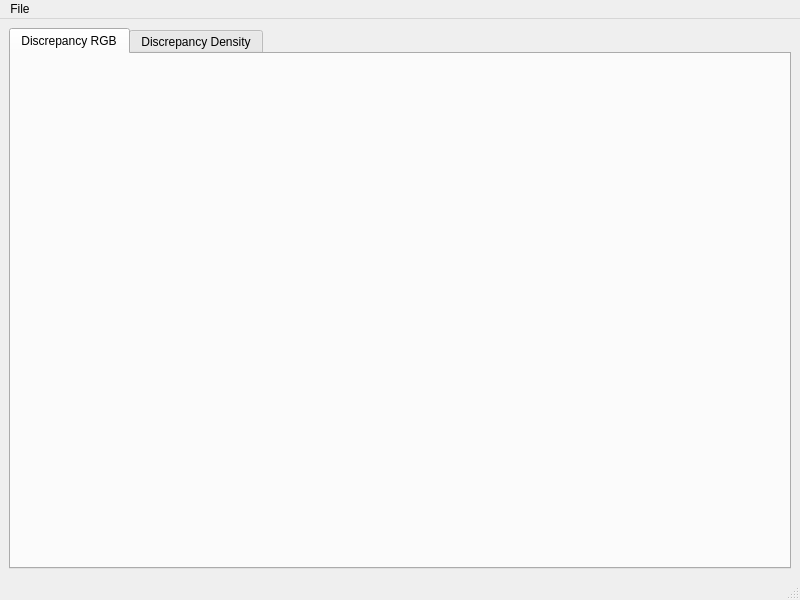
<?xml version="1.0" encoding="UTF-8"?>
<ui version="4.0">
 <class>DiscrepancyWindow</class>
 <widget class="QMainWindow" name="DiscrepancyWindow">
  <property name="geometry">
   <rect>
    <x>0</x>
    <y>0</y>
    <width>800</width>
    <height>600</height>
   </rect>
  </property>
  <property name="windowTitle">
   <string>Discrepancy Viewer</string>
  </property>
  <widget class="QWidget" name="centralwidget">
   <layout class="QGridLayout" name="gridLayout">
    <item row="0" column="0">
     <widget class="QTabWidget" name="tabs">
      <property name="currentIndex">
       <number>0</number>
      </property>
      <widget class="QWidget" name="discrepancyDensity">
       <attribute name="title">
        <string>Discrepancy RGB</string>
       </attribute>
       <layout class="QHBoxLayout" name="horizontalLayout_2"/>
      </widget>
      <widget class="QWidget" name="discrepancyRgb">
       <attribute name="title">
        <string>Discrepancy Density</string>
       </attribute>
       <layout class="QGridLayout" name="gridLayout_2"/>
      </widget>
     </widget>
    </item>
   </layout>
  </widget>
  <widget class="QMenuBar" name="menubar">
   <property name="geometry">
    <rect>
     <x>0</x>
     <y>0</y>
     <width>800</width>
     <height>25</height>
    </rect>
   </property>
   <widget class="QMenu" name="menuFile">
    <property name="title">
     <string>File</string>
    </property>
    <addaction name="actionSaveImage"/>
   </widget>
   <addaction name="menuFile"/>
  </widget>
  <widget class="QStatusBar" name="statusbar"/>
  <action name="actionSaveImage">
   <property name="text">
    <string>Save Image</string>
   </property>
  </action>
 </widget>
 <resources/>
 <connections/>
</ui>
